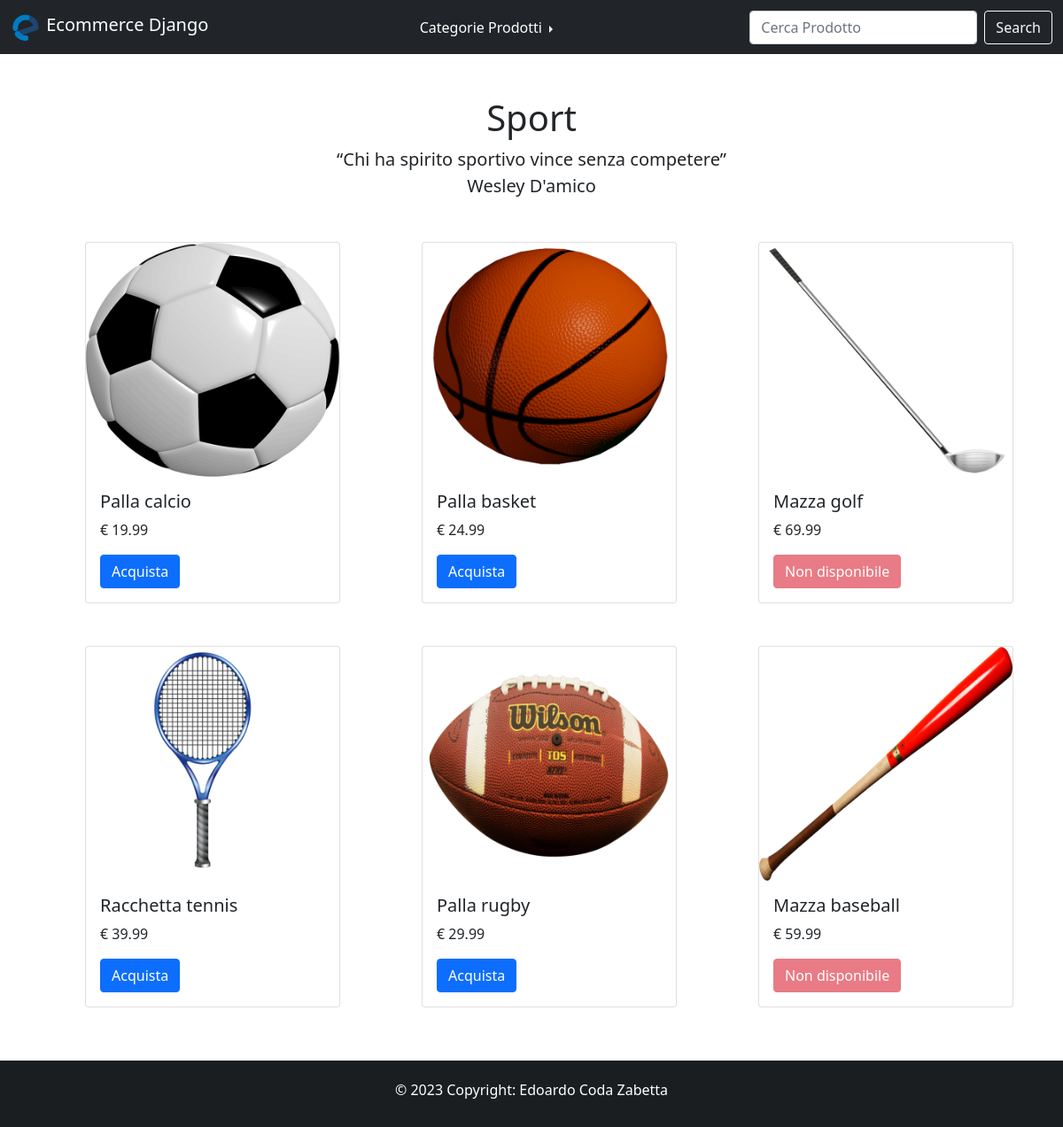
Screenshot of /home/sport with the database file from the repository.
### ecommerce/models.py (models this page shows, shortened)
class Product(models.Model):
    immagine = models.ImageField()
    nome = models.CharField(max_length = 35)
    prezzo = models.FloatField()
    disponibilità = models.IntegerField()
    categoria = models.ForeignKey(Categoria, on_delete=models.CASCADE)

### ecommerce/views.py (the view)
# urls.py: path('sport', views.sport, name='sport'),
def sport(request):
    products = Product.objects.all()
    return render(request, 'ecommerce/sport.html',  {'products':products})

### ecommerce/templates/ecommerce/sport.html (shortened to what this page needs)
{% extends 'ecommerce/common.html' %}
{% block content %}
    <nav class="navbar navbar-dark bg-dark">
        <div class="container-fluid">
            <a class="navbar-brand" href="{% url 'home' %}">
                {% load static %}
                <img src=" {% static 'ecommerce/lg.png' %} " alt="" width="35" height="35" class="d-inline-block align-top">
                Ecommerce Django
            </a>
            <div class="dropend">
                <button class="btn btn-dark dropdown-toggle" type="button" data-bs-toggle="dropdown" >
                    Categorie Prodotti
                </button>
            </div>
             <form class="d-flex" role="search" action="/home/search" method="get">
                <input class="form-control me-2" name="query" type="search" placeholder="Cerca Prodotto" aria-label="Search">
                <button class="btn btn-outline-light" type="submit">Search</button>
            </form>
        </div>
    </nav>
    <div class="container my-5 text-center" style="max-width:580px">
        <h1>Sport</h1>
        <p class="lead">“Chi ha spirito sportivo vince senza competere” <br> Wesley D'amico </p>
    </div>
    <div class="container" style="margin-left: 7% ">
        <div class="row">
            {% for product in products %}
                {% if product.categoria.nome == "Sport"  %}
                <div class="col-sm">
                    <div class="card" style="width: 18rem; margin-bottom: 3rem">
                        <img src="{{ product.immagine.url }}" class="card-img-top" alt="...">
                        <div class="card-body">
                            <h5 class="card-title"> {{ product.nome }} </h5>
                            <p class="card-text">€ {{ product.prezzo }}</p>
                            {% if product.disponibilità == 0 %}
                                <button class="btn btn-danger disabled">Non disponibile</button>
                            {% else %}
                                <a href="{% url 'accedi' %}" class="btn btn-primary">Acquista</a>
                            {% endif %}
                        </div>
                    </div>
                </div>
                {% endif %}
            {% endfor %}
        </div>
    </div>
{% endblock %}

### rows the page displays
Product: immagine (picture), nome "Palla calcio", prezzo "19.99", disponibilità "Acquista"
Product: immagine (picture), nome "Palla basket", prezzo "24.99", disponibilità "Acquista"
Product: immagine (picture), nome "Mazza golf", prezzo "69.99", disponibilità "Non disponibile"
Product: immagine (picture), nome "Racchetta tennis", prezzo "39.99", disponibilità "Acquista"
Product: immagine (picture), nome "Palla rugby", prezzo "29.99", disponibilità "Acquista"
Product: immagine (picture), nome "Mazza baseball", prezzo "59.99", disponibilità "Non disponibile"
